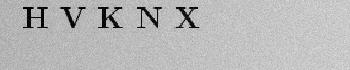
%> input picture assignment_3/inl3_to_students/ocr_project/datasets/home1/im100.jpg, 350 x 70 px
$ octave --eval "result = im2segment(imread('../../../../assignment_3/inl3_to_students/ocr_project/datasets/home1/im100.jpg'));"   (GNU Octave 9; MATLAB toolbox functions it lacks are replaced by stand-ins)
%> lines starting %> are read from the running program, lines starting %| are printed output that depends on the picture; in (x1, y1, x2, y2) boxes, pixels count from 0 and x2, y2 are one past the last pixel; in counts of white or black regions, pixels touching at a corner belong together; the program's own positions count from 1
function [S] = im2segment(im)
% [S] = im2segment(im)

%trying to do something about the contrast. An idea is to do this in "many"
%different ways, one which just splits at half of max brightness, one which
%splits at the median of the whole brightness when excluding the darkest
%and brightest pixels.
minBright = min(min(im));
%> minBright = 0
im = im - minBright;
%> im is the input picture: size 70x350 uint8; min 0, max 225, mean 184
maxBright = max(max(im));
%> maxBright = 225

imC = (im < (maxBright/2));
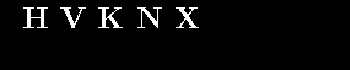
%> imC: size 70x350 logical; 3.6% white; 5 white regions, box (x1, y1, x2, y2) and area: (23, 7, 48, 28) 202, (98, 7, 123, 28) 202, (176, 7, 199, 28) 173, (137, 7, 162, 28) 158, (60, 7, 86, 28) 149

%finding the letters
imL = bwlabel(imC,8);
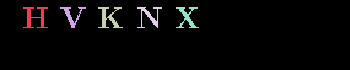
%> imL: size 70x350 double; 6 distinct labels, from 0 to 5; one colour per label, 0 black

%try to see approx how many pixels that correspond to each island
%to be able to remove small islands. No small islands usually found...
nbrIslands = max(max(imL));
%> nbrIslands = 5
% [4 lines of commented-out code are left out]

islandHistogram = zeros(nbrIslands, 2);
for i = 1:nbrIslands
    nbrHits = sum(find(imL==i));
    islandHistogram(i,1) = i;
    islandHistogram(i,2) = nbrHits;
end
%> this loop made 5 passes
%> nbrHits on passes 1 to 5: 492451, 747947, 1537442, 1652291, 2262623
%> after the loop, islandHistogram = [1 492451; 2 747947; 3 1537442; 4 1652291; 5 2262623]

smallIsl = 5;
[smallIslands, ~] = find(islandHistogram(:,2) < smallIsl);
%> smallIslands = []

bigIslands = 1:nbrIslands;
%> bigIslands = [1 2 3 4 5]
%disp(bigIslands);
bigIslands = setdiff(bigIslands,smallIslands);

nrofsegments = length(bigIslands);
%> nrofsegments = 5

%find outermost pixels for each letter

limits = [bigIslands', zeros(length(bigIslands),4)];
% limits = Islandnbr, leftmost, rightmost, topmost, bottommost
% indices for pixels
for i = bigIslands
    [I, J] = find(imL == i);
    limits(i, 2) = min(J);
    limits(i, 3) = max(J);
    limits(i, 4) = min(I);
    limits(i, 5) = max(I);
end
%> this loop made 5 passes
%> after the loop, limits = [1 24 48 8 28; 2 61 86 8 28; 3 99 123 8 28; 4 138 162 8 28; 5 177 199 8 28]

%try to find collumns for division of the picture. Sort after leftmost
%pixel
[~, I] = sort(limits(:,2));
%> I = [1; 2; 3; 4; 5]
limits = limits(I,:);

%assuming that there is no overlap, we now know the order of the letters so
%the limits should be easy to calculate.
limitCols = zeros(length(bigIslands), 1);
limitCols(1) = 0; %not necessary

limitCols(2:end) = (limits(1:end-1,3) + limits(2:end, 2))/2;

%decrease contrast slightly and find islands within the limitCols is a
%possibillity, but I found that the score was great no matter if that was
%done. If improvement is needed, this is a possibillity.

for kk = 1:nrofsegments;
    S{kk}= (imL == bigIslands(kk));
end;
%> after the loop, S = 5 items
end

$ run again, on assignment_3/inl3_to_students/ocr_project/datasets/home1/im101.jpg
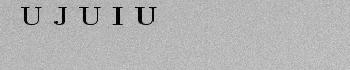
%> input picture assignment_3/inl3_to_students/ocr_project/datasets/home1/im101.jpg, 350 x 70 px
%> minBright = 0
%> in im2segment, im is the input picture: size 70x350 uint8; min 0, max 213, mean 180.1
%> maxBright = 213
%> in im2segment, `imC = (im < (maxBright/2));`:
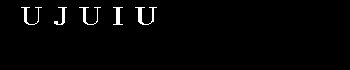
%> imC: size 70x350 logical; 1.9% white; 5 white regions, box (x1, y1, x2, y2) and area: (135, 7, 157, 25) 121, (79, 7, 101, 25) 90, (21, 7, 42, 25) 89, (113, 7, 123, 25) 84, (54, 7, 67, 25) 76
%> in im2segment, `imL = bwlabel(imC,8);`:
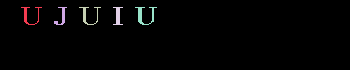
%> imL: size 70x350 double; 6 distinct labels, from 0 to 5; one colour per label, 0 black
%> nbrIslands = 5
%> the loop in im2segment, `for i = 1:nbrIslands` made 5 passes
%> nbrHits on passes 1 to 5: 182985, 327375, 556093, 692286, 1222772
%> after the loop in im2segment, `for i = 1:nbrIslands`: islandHistogram = [1 182985; 2 327375; 3 556093; 4 692286; 5 1222772]
%> smallIslands = []
%> bigIslands = [1 2 3 4 5]
%> nrofsegments = 5
%> the loop in im2segment, `for i = bigIslands` made 5 passes
%> after the loop in im2segment, `for i = bigIslands`: limits = [1 22 42 8 25; 2 55 67 8 25; 3 80 101 8 25; 4 114 123 8 25; 5 136 157 8 25]
%> I = [1; 2; 3; 4; 5]
%> the loop in im2segment, `for kk = 1:nrofsegments;` made 5 passes
%> after the loop in im2segment, `for kk = 1:nrofsegments;`: S = 5 items

$ run again, on assignment_3/inl3_to_students/ocr_project/datasets/home1/im109.jpg
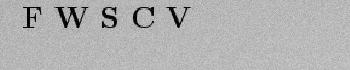
%> input picture assignment_3/inl3_to_students/ocr_project/datasets/home1/im109.jpg, 350 x 70 px
%> minBright = 0
%> in im2segment, im is the input picture: size 70x350 uint8; min 0, max 214, mean 177.9
%> maxBright = 214
%> in im2segment, `imC = (im < (maxBright/2));`:
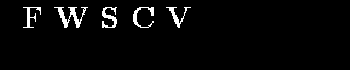
%> imC: size 70x350 logical; 3.2% white; 5 white regions, box (x1, y1, x2, y2) and area: (54, 7, 88, 28) 242, (102, 7, 117, 28) 151, (133, 7, 154, 28) 140, (166, 7, 191, 28) 126, (23, 7, 41, 28) 117
%> in im2segment, `imL = bwlabel(imC,8);`:
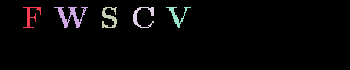
%> imL: size 70x350 double; 6 distinct labels, from 0 to 5; one colour per label, 0 black
%> nbrIslands = 5
%> the loop in im2segment, `for i = 1:nbrIslands` made 5 passes
%> nbrHits on passes 1 to 5: 253718, 1194971, 1153644, 1394309, 1560739
%> after the loop in im2segment, `for i = 1:nbrIslands`: islandHistogram = [1 253718; 2 1194971; 3 1153644; 4 1394309; 5 1560739]
%> smallIslands = []
%> bigIslands = [1 2 3 4 5]
%> nrofsegments = 5
%> the loop in im2segment, `for i = bigIslands` made 5 passes
%> after the loop in im2segment, `for i = bigIslands`: limits = [1 24 41 8 28; 2 55 88 8 28; 3 103 117 8 28; 4 134 154 8 28; 5 167 191 8 28]
%> I = [1; 2; 3; 4; 5]
%> the loop in im2segment, `for kk = 1:nrofsegments;` made 5 passes
%> after the loop in im2segment, `for kk = 1:nrofsegments;`: S = 5 items
